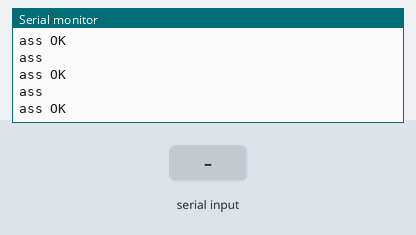
This sketch was run on a simulated ESP32. Parts: the last lines printed to the serial monitor. Inputs (shaded band) come from the test bench. The modem accepts every AT command (registered, SIM ready, sends succeed) and sends nothing else.

Above: at 2.2 s.
2.3 s: "1\n" received over the second serial link
At 2.9 s:
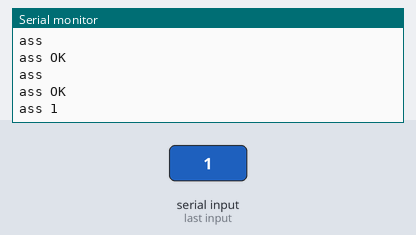
3.8 s: "0\n" received over the second serial link
At 4.4 s:
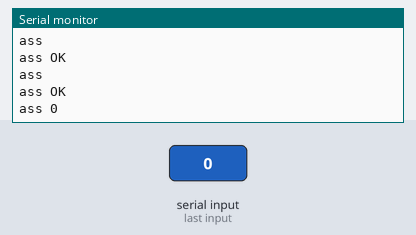

Measured:
- after the input at 2.3 s, the serial monitor: prints a new line after 0.20 s (image 1)
- after the input at 3.8 s, the serial monitor: prints a new line after 0.20 s (image 2)

The sketch:

GPS.ino
```cpp
#include <HardwareSerial.h>
HardwareSerial Sim800L(2);

void setup() {
  Serial.begin(115200);
  Serial.println("Goodnight moon!");
  Sim800L.begin(115200);
  Sim800L.println("AT");
  delay(500);
  UpdateSerial();
  Sim800L.println("AT+GPS=1"); // Enable GPS
  delay(500);
  UpdateSerial();
}

void loop() {
  Sim800L.println("AT+LOCATION=2"); // Get location
  delay(500);
  UpdateSerial();
}

void parseData(String buff) {
  if (buff.indexOf(',') != -1) { // Check if location information is found

    Serial.println("Data Location :  "+buff);

  }else{
    Serial.println("ass "+buff);
  }
}

void UpdateSerial() {
  while (Sim800L.available()) {
    parseData(Sim800L.readStringUntil('\n')); // Parse data line by line
  }

  while (Serial.available()) {
    Sim800L.write(Serial.read());
  }
}
```
